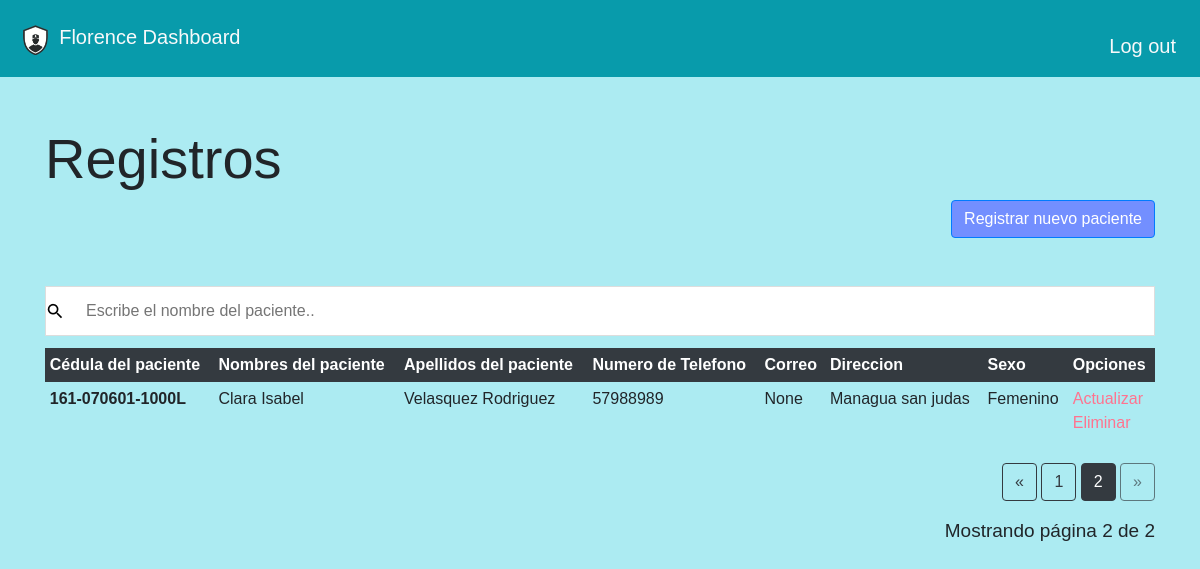
/?page=2 (signed in), run on the app's committed database.
### models.py (models this page shows)
class pacientes(Model):
	__tablename__ = "users"
	id = Column(db.Integer, primary_key=True)
	rol_id = Column(db.Integer,nullable=True)
	nombres = Column(db.Text, nullable=True)
	apellidos = Column(db.Text, nullable=True)
	correo = Column(db.Text, nullable=True)
	telefono = Column(db.Text, nullable=True)
	direccion = Column(db.Text, nullable=True)
	sexo = Column(db.Text, nullable=True)
	cedula = Column(db.Text, nullable=True)

### app.py (the view)
@app.route("/", methods=["GET", "POST"])
@login_required
def index():
    if request.method == "POST":
        rows=db.execute("select * from users")
        return redirect("/",rows=rows)
    else:
        page = request.args.get('page', 1, type=int)
        lista_url = list()
        rows = pacientes.query.paginate(page=page, per_page=ROWS_PER_PAGE)
        rows2 = pacientes.query.all()
        for rows2 in rows2:
            urlhash = generate_password_hash(str(rows2.id))
            lista_url.append({'id':  rows2.id,
                              'url':  str(urlhash)})
        session["urls"] = lista_url
        return render_template("dashboard.html",rows=rows)

### app.py (called while the page is built)
@app.after_request
def after_request(response):
    response.headers["Cache-Control"] = "no-cache, no-store, must-revalidate"
    response.headers["Expires"] = 0
    response.headers["Pragma"] = "no-cache"
    return response

### helpers.py (called while the page is built)
def login_required(f):
    @wraps(f)
    def decorated_function(*args, **kwargs):
        if session.get("user_id") is None:
            return redirect("/login")
        return f(*args, **kwargs)
    return decorated_function

### templates/dashboard.html (shortened to what this page needs)
{% extends "layout.html" %}
{% block main %}
<div class="container">
<h1 class="display display-4">Registros</h1>
<div class='text-right'>
    <a href='/rpacientes' class='btn btn-primary' style="background-color: #738FFF;">Registrar nuevo paciente</a>
  </div>
</div>
<br>
<br>
<div class="container">
<input type="text" id="myInput" onkeyup="myFunction()" placeholder="Escribe el nombre del paciente.." title="Type in a name"  style="background: url(&quot;static/p.png&quot;) left center no-repeat rgb(255, 255, 255);"/>
<div class="table-responsive">
  <table class="table table-sm table-borderless mb-0">
      <thead class="thead-dark">
          <tr>
            <th scope="col">Cédula del paciente</th>
            <th scope="col">Nombres del paciente</th>
            <th scope="col">Apellidos del paciente</th>
            <th scope="col">Numero de Telefono</th>
            <th scope="col">Correo</th>
            <th scope="col">Direccion</th>
            <th scope="col">Sexo</th>
            <th scope="col">Opciones</th>
          </tr>
      </thead>
      <tbody>
          {% for rows in rows.items %}
          {%if (rows.rol_id != 1) and (rows.rol_id != 3)%}
          <tr>
            <th scope="row">{{rows.cedula}}</th>
            <td>{{rows.nombres}}</td>
            <td>{{rows.apellidos}}</td>
            <td>{{rows.telefono}}</td>
            <td>{{rows.correo}}</td>
            <td>{{rows.direccion}}</td>
            <td>{{rows.sexo}}</td>
            <td>
              {% for xd in session.urls %}
              {%if xd.id == rows.id %}
              <a style="text-decoration:none ;color:#FF738F" href='/mpacientes/{{xd.url}}'>Actualizar</a>
              {%endif%}
              {% endfor %}
              <br>
              <a style="text-decoration:none ;color:#FF738F" href='/eliminarPaciente/{{rows.id}}'>Eliminar</a>
            </td>
          </tr>
          {%endif%}
          {% endfor %}
      </tbody>
  </table>
<br>
<div class="text-right">
  <a href="{{ url_for('index', page=rows.prev_num) }}"
     class="btn btn-outline-dark
     {% if rows.page == 1 %}disabled{% endif %}">
      &laquo;
  </a>
  {% for page_num in rows.iter_pages(left_edge=1, right_edge=1, left_current=1, right_current=2) %}
{% if page_num %}
          {% if rows.page == page_num %}
          <a href="{{ url_for('index', page=page_num) }}"
             class="btn btn-dark">
              {{ page_num }}
          </a>
          {% else %}
          <a href="{{ url_for('index', page=page_num) }}"
             class="btn btn-outline-dark">
              {{ page_num }}
          </a>
          {% endif %}
      {% else %}
          ...
      {% endif %}
  {% endfor %}
  <a href="{{ url_for('index', page=rows.next_num) }}"
     class="btn btn-outline-dark
     {% if rows.page == rows.pages %}disabled{% endif %}">
      &raquo;
  </a>
</div>
<p class="text-right mt-3">
 Mostrando página {{ rows.page }} de {{ rows.pages }}
</p>
</div>
</div>
{% endblock %}

### static/indexLa.css (style rules this page uses)
p { font-size: 19px; }

### templates/layout.html (style rules this page uses)
html { background-color: #ACEBF2; }
body { font-family: "Poppins", sans-serif; height: 100vh; background-color: #ACEBF2; }
#myInput { background: url(&quot;images/googbg.png&quot;) left center no-repeat rgb(255, 255, 255); background-image: url('static/css/p.png'); background-position: 10px 10px; background-repeat: no-repeat; width: 100%; font-size: 16px; padding: 12px 20px 12px 40px; border: 1px solid #ddd; margin-bottom: 12px; }
table { border-collapse: collapse; width: 100%; }
th, td { text-align: left; padding: 8px; }

### data on the page
pacientes: cedula "161-070601-1000L", nombres "Clara Isabel", apellidos "Velasquez Rodriguez", telefono "57988989", correo "None", direccion "Managua san judas", sexo "Femenino"

### other printed values
{{ page_num }} "1"
{{ page_num }} "2"
{{ rows.page }} "2"
{{ rows.pages }} "2"
